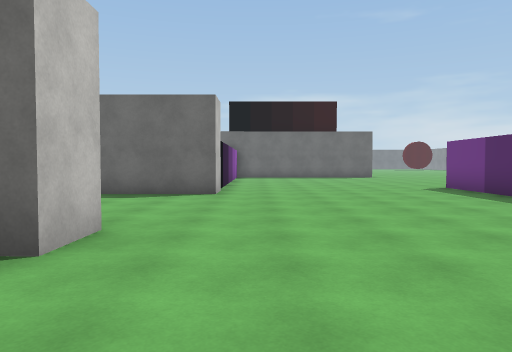
View 1 (above)

24 first-person views from a walk through a Unity game level. The camera is 1.4 m above the floor, tilts 2° down and sees 70° across. The floor is counted in squares, 2 m on a side. Each view is taken from the middle of a square. On the plan, view 1 faces up. The plan holds only what a view shows up to about 11 squares ahead; the rest is blank. The place goes on beyond the plan. The player character is not drawn. Some surface patterns are stand-ins.

View 2
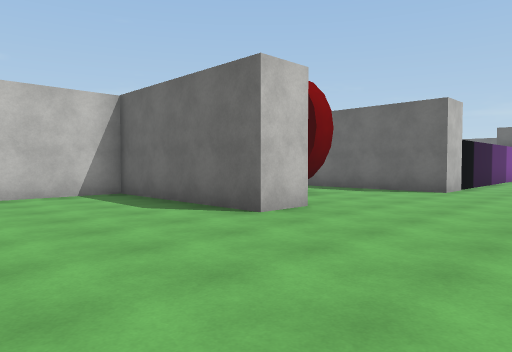

View 3
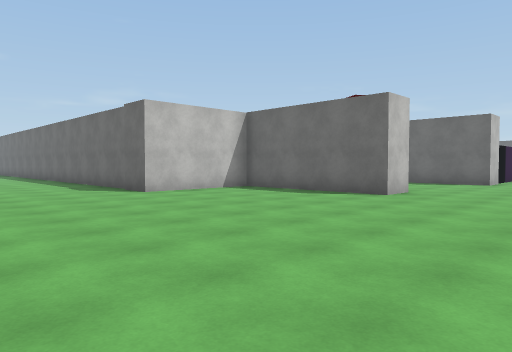

View 4
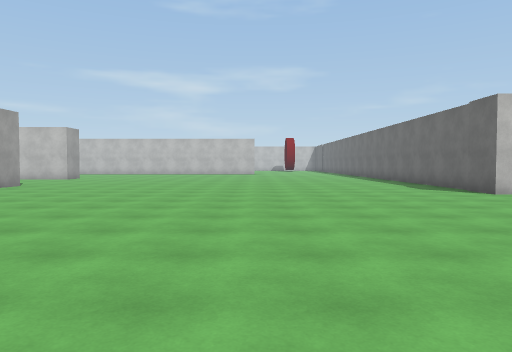

View 5
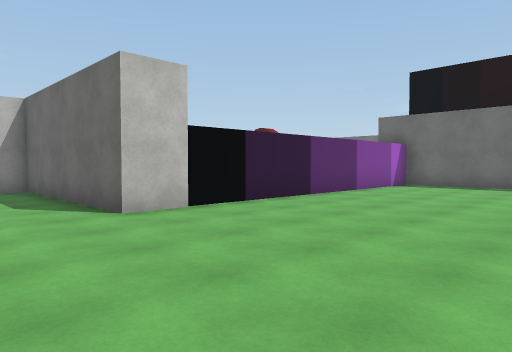

View 6
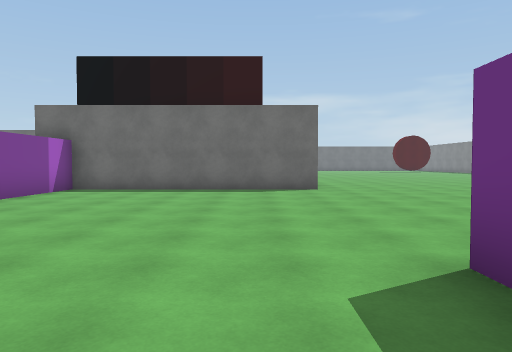

View 7
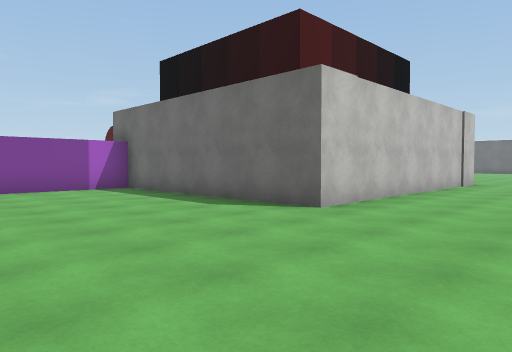

View 8
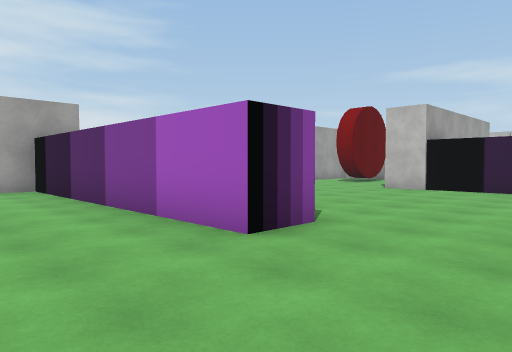

View 9
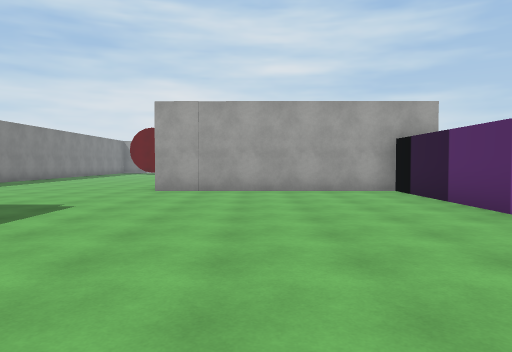

View 10
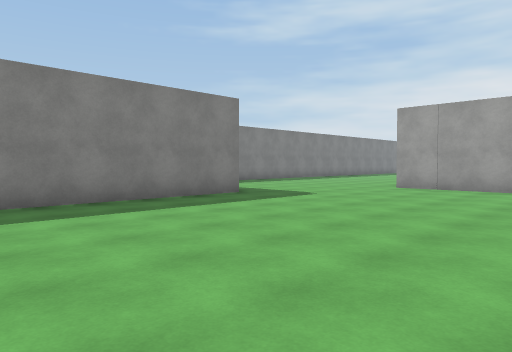

View 11
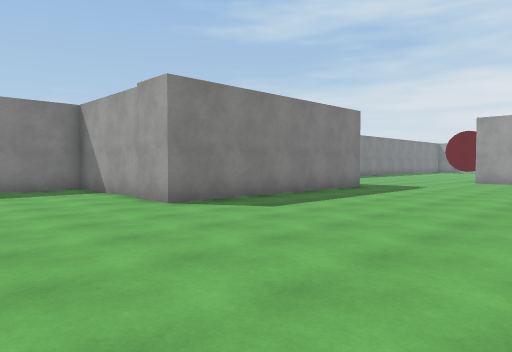

View 12
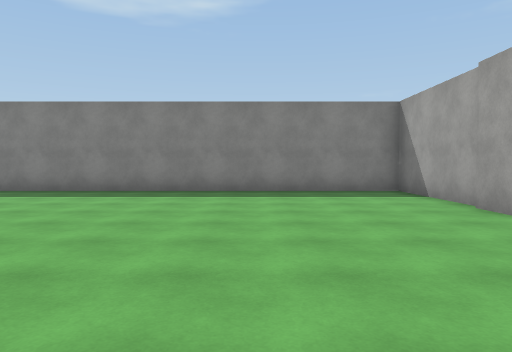

View 13
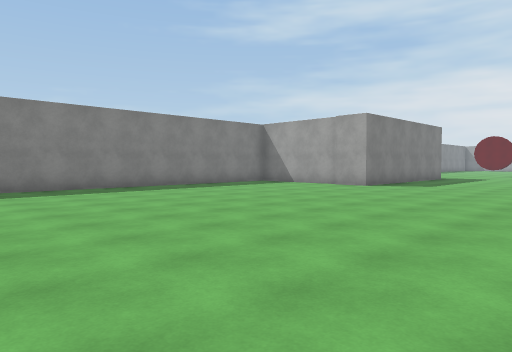

View 14
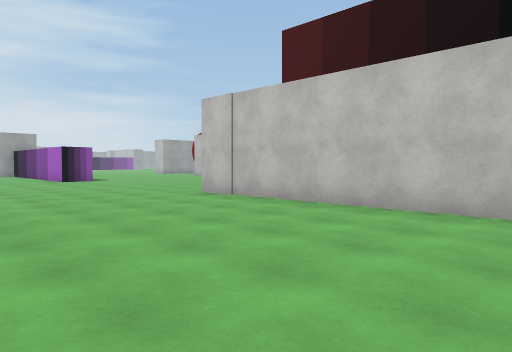

View 15
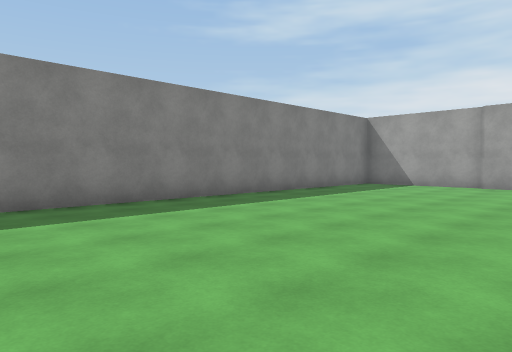

View 16
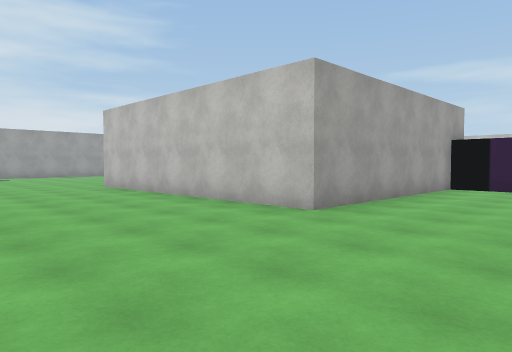

View 17
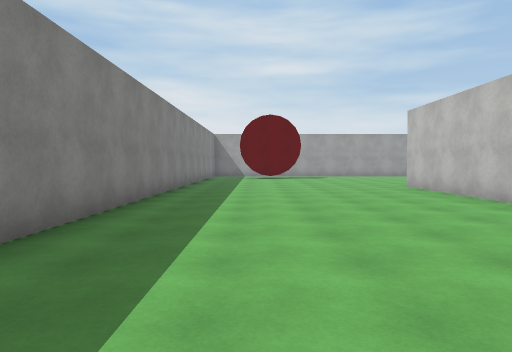

View 18
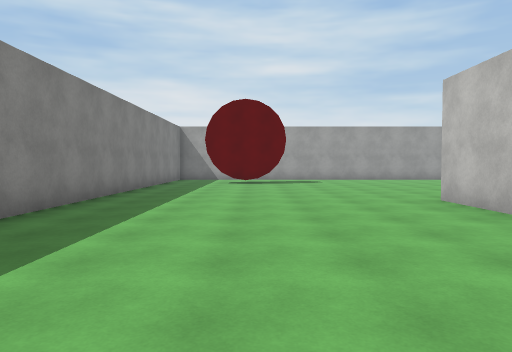

View 19
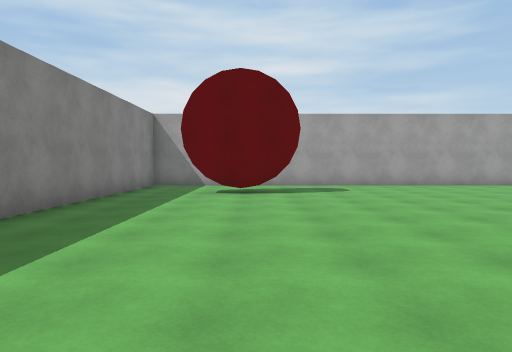

View 20
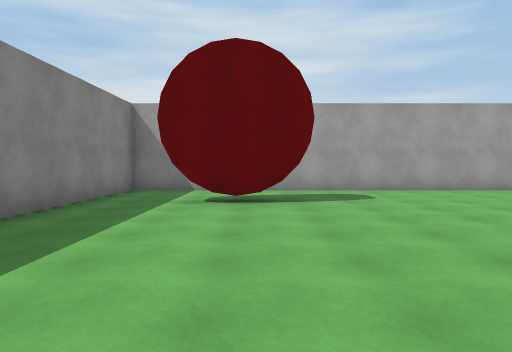

View 21
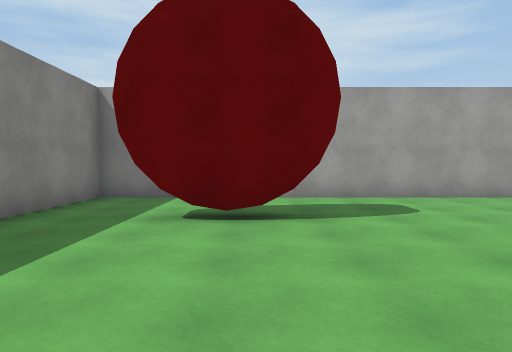

View 22
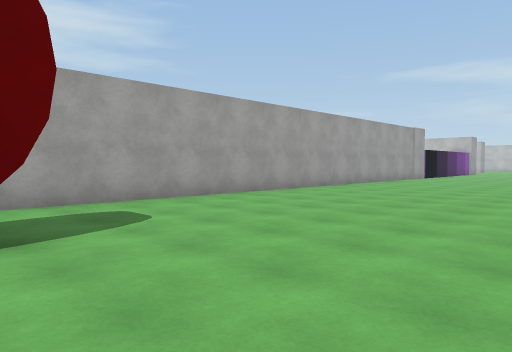

View 23
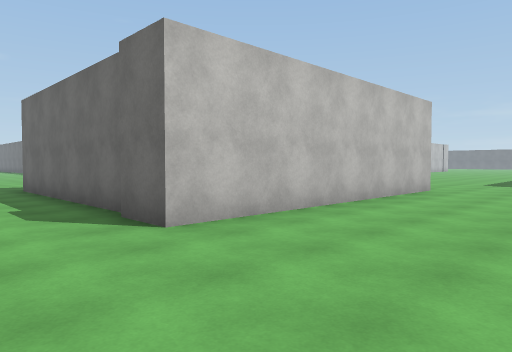

View 24
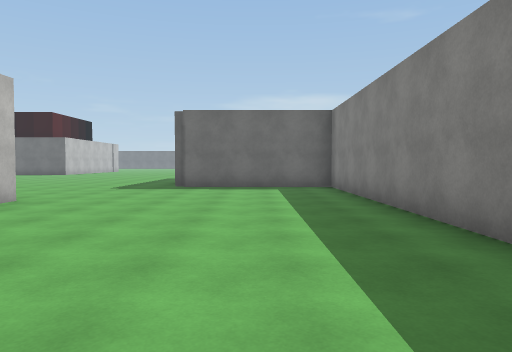

### Floor plan
Key: @ floor where view 1 was taken; # wall or solid block; . floor; T thing the floor can be seen under or through.
Columns run from 9 left of view 1 to 20 right of it. Each row starts with its distance up from view 1.
 25               #...... ....
 24               #..............#
 23               #..............#
 22               #..............#
 21               #..............#
 20               #..............#
 19               #..............#
 18         #######..............#
 17         #....................#
 16         #....................#
 15         #....................#
 14         #....................#
 13         #...............######
 12         #...............#
 11         #...............#
 10         #......#........#
  9   #######......#........#
  8   #............#........#
  7      ..........#........######
  6       #....... #.............#
  5       ........ #.............#
  4        ......  #.............#
  3   ######....   #.............#
  2   #.........   #######.......#
  1   #.........         #.......#
  0 ###......@..         #.......#
 -1 ............         #.......#
 -2 ............         #.......#
 -3 ............         #.......#
 -4 ............   #######.......#
 -5 ............   ..............#
 -6 ............     ............#
 -7 ...........         .........#
 -8 ..........       ............#
 -9 ........     ................#
-10 .......      ................#
-11 .....         ...........TT..#
-12 ....           ..............#
-13 ..              .............#
-14 ##              #########  ###

Where each view was taken, in squares from view 1:
view 1: 0 up, 0 right, facing up
view 2: 1 down, 2 right, facing up-left
view 3: 5 down, 2 right, facing up-left
view 4: 6 down, 2 right, facing left
view 5: 6 up, 4 right, facing up-left
view 6: 8 up, 4 right, facing up
view 7: 13 up, 9 right, facing up-left
view 8: 13 up, 9 right, facing down-left
view 9: 12 up, 10 right, facing down
view 10: 13 up, 8 right, facing down-right
view 11: 17 up, 9 right, facing down-right
view 12: 17 up, 10 right, facing right
view 13: 24 up, 9 right, facing down-right
view 14: 25 up, 11 right, facing down-left
view 15: 25 up, 13 right, facing down-right
view 16: 6 up, 17 right, facing down-left
view 17: 6 up, 17 right, facing down
view 18: 2 up, 16 right, facing down
view 19: 2 down, 16 right, facing down
view 20: 4 down, 16 right, facing down
view 21: 6 down, 16 right, facing down
view 22: 7 down, 16 right, facing down-left
view 23: 7 down, 16 right, facing up-left
view 24: 4 down, 17 right, facing up
